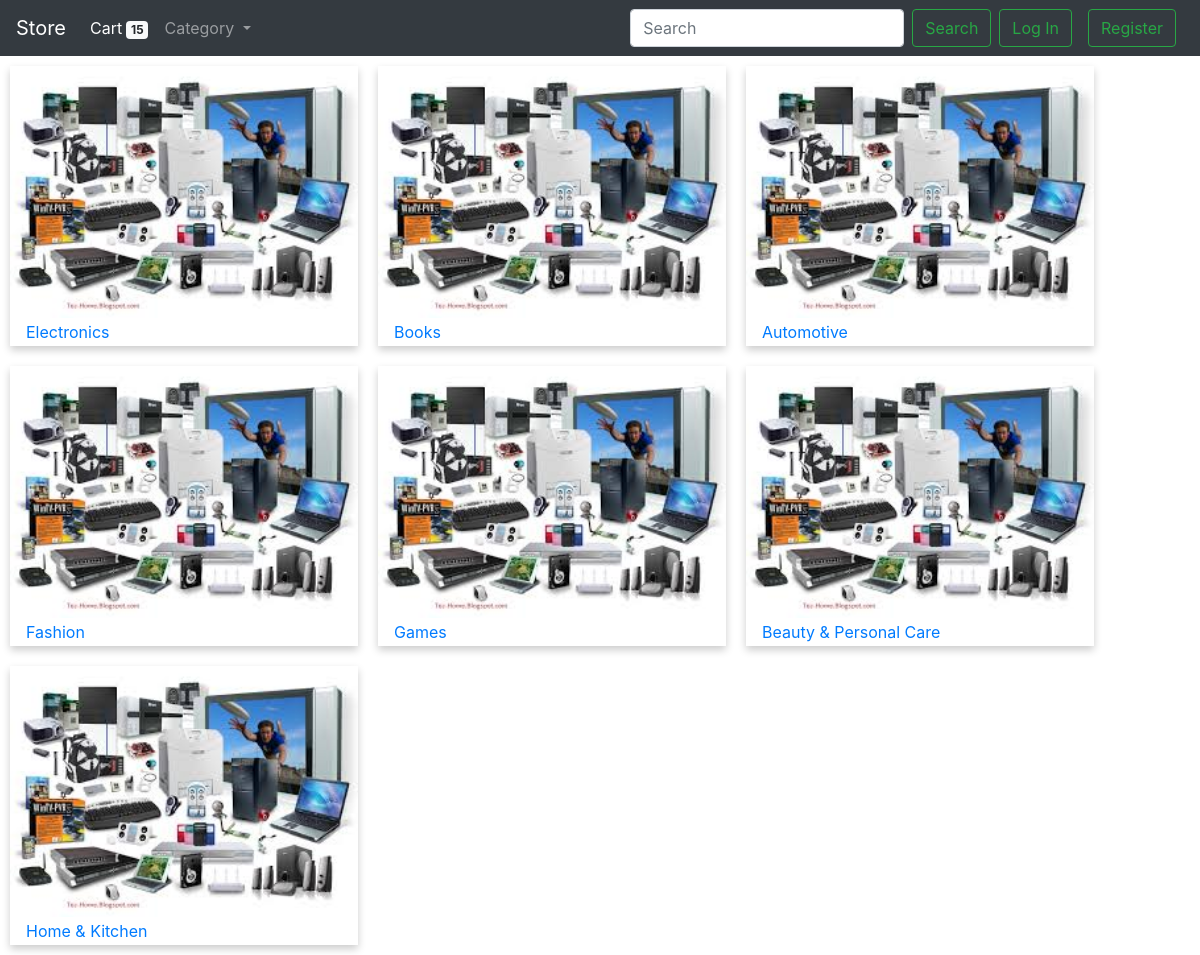
Screenshot of / (signed in) with the database file from the repository.
### store/models.py (models this page shows, shortened)
class Category(models.Model):
    name = models.CharField(max_length=64)
    image = models.ImageField(blank=True, null=True)

### store/views.py (the view)
# urls.py: path("", views.index, name="index"),
def index(request):
    category = Category.objects.all()
    items_in_cart = Cart.objects.filter(user=request.user)
    context = {
        "category": category,
        "no_of_items": len(items_in_cart),
    }
    return render(request, 'store/index.html', context)

### store/templates/store/index.html (shortened to what this page needs)
{% extends "store/layout.html" %}
{% load static %}
    {% block content %}
        {% for i in category %}
            <div class="card-container">
                <img src="{{i.image.url}}" alt="Category_image">
                <div class="card-info">
                    <a href="{% url 'products' i.id %}">{{ i.name }}</a>
                </div>
            </div>
        {% endfor%}
    {% endblock %}

### store/static/style.css (style rules this page uses)
* { box-sizing: border-box; }
.card-container { box-shadow: 0 4px 8px 0 rgba(0, 0, 0, 0.2); transition: 0.3s; width: 29%; float: left; margin: 10px; }
.card-container img { width: 100%; }
.card-info { padding: 2px 16px; }
.card-container:after { content: ""; display: table; clear: both; }

### rows the page displays
Category: image (picture), name "Electronics"
Category: image (picture), name "Books"
Category: image (picture), name "Automotive"
Category: image (picture), name "Fashion"
Category: image (picture), name "Games"
Category: image (picture), name "Beauty & Personal Care"
Category: image (picture), name "Home & Kitchen"

### other values shown
{{ no_of_items }} "15"
